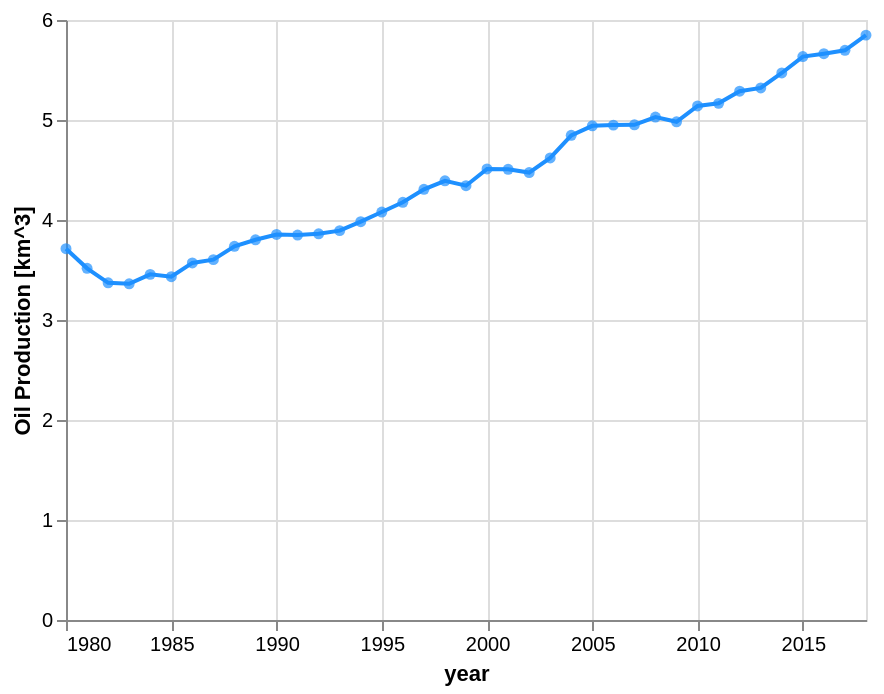

Describe this chart as a Vega-Lite specification.
### Vega-Lite specification from a JSON file in a GitHub repository (floating-point values rounded to 4 significant figures)
{"config": {"view": {"continuousWidth": 400, "continuousHeight": 300}}, "layer": [{"mark": {"type": "line", "color": "dodgerblue"}, "encoding": {"tooltip": [{"type": "temporal", "field": "year", "format": "%Y", "title": "year"}, {"type": "nominal", "field": "km^3", "format": ".2f"}], "x": {"type": "temporal", "field": "year", "timeUnit": "year", "title": "year"}, "y": {"type": "quantitative", "field": "km^3", "title": "Oil Production [km^3]"}}}, {"mark": {"type": "point", "color": "dodgerblue", "filled": true}, "encoding": {"tooltip": [{"type": "temporal", "field": "year", "format": "%Y", "title": "year"}, {"type": "nominal", "field": "km^3", "format": ".2f"}], "x": {"type": "temporal", "field": "year", "timeUnit": "year", "title": "year"}, "y": {"type": "quantitative", "field": "km^3", "title": "Oil Production [km^3]"}}}], "data": {"values": [{"year": "1980-01-01T00:00:00", "km^3": 3.713}, {"year": "1981-01-01T00:00:00", "km^3": 3.517}, {"year": "1982-01-01T00:00:00", "km^3": 3.372}, {"year": "1983-01-01T00:00:00", "km^3": 3.362}, {"year": "1984-01-01T00:00:00", "km^3": 3.456}, {"year": "1985-01-01T00:00:00", "km^3": 3.433}, {"year": "1986-01-01T00:00:00", "km^3": 3.571}, {"year": "1987-01-01T00:00:00", "km^3": 3.604}, {"year": "1988-01-01T00:00:00", "km^3": 3.737}, {"year": "1989-01-01T00:00:00", "km^3": 3.802}, {"year": "1990-01-01T00:00:00", "km^3": 3.855}, {"year": "1991-01-01T00:00:00", "km^3": 3.85}, {"year": "1992-01-01T00:00:00", "km^3": 3.862}, {"year": "1993-01-01T00:00:00", "km^3": 3.894}, {"year": "1994-01-01T00:00:00", "km^3": 3.983}, {"year": "1995-01-01T00:00:00", "km^3": 4.08}, {"year": "1996-01-01T00:00:00", "km^3": 4.177}, {"year": "1997-01-01T00:00:00", "km^3": 4.307}, {"year": "1998-01-01T00:00:00", "km^3": 4.392}, {"year": "1999-01-01T00:00:00", "km^3": 4.343}, {"year": "2000-01-01T00:00:00", "km^3": 4.511}, {"year": "2001-01-01T00:00:00", "km^3": 4.507}, {"year": "2002-01-01T00:00:00", "km^3": 4.474}, {"year": "2003-01-01T00:00:00", "km^3": 4.621}, {"year": "2004-01-01T00:00:00", "km^3": 4.847}, {"year": "2005-01-01T00:00:00", "km^3": 4.942}, {"year": "2006-01-01T00:00:00", "km^3": 4.949}, {"year": "2007-01-01T00:00:00", "km^3": 4.952}, {"year": "2008-01-01T00:00:00", "km^3": 5.029}, {"year": "2009-01-01T00:00:00", "km^3": 4.982}, {"year": "2010-01-01T00:00:00", "km^3": 5.141}, {"year": "2011-01-01T00:00:00", "km^3": 5.166}, {"year": "2012-01-01T00:00:00", "km^3": 5.288}, {"year": "2013-01-01T00:00:00", "km^3": 5.321}, {"year": "2014-01-01T00:00:00", "km^3": 5.47}, {"year": "2015-01-01T00:00:00", "km^3": 5.634}, {"year": "2016-01-01T00:00:00", "km^3": 5.663}, {"year": "2017-01-01T00:00:00", "km^3": 5.697}, {"year": "2018-01-01T00:00:00", "km^3": 5.849}]}, "$schema": "https://vega.github.io/schema/vega-lite/v5.json"}
